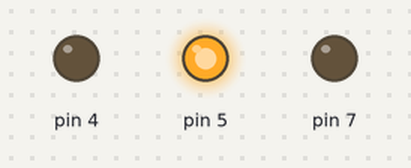
The sketch below on a simulated Arduino Uno, built with avr-gcc and run on an emulated ATmega328P. On the bench: output pins drawn as LEDs (lit = HIGH).

Above: at 0.5 s.
At 3.5 s:
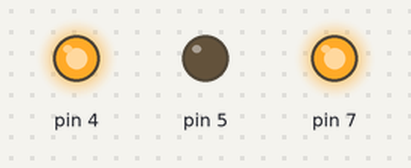
Timing chart, 0 to 4.6 s (numbered marks = the images above):
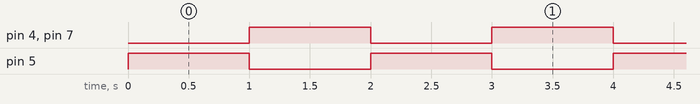

The sketch:

Hello.ino
```cpp
void setup() {
  // put your setup code here, to run once:

      // 디지털 핀(0-13번까지)를 어떤 용도로 쓸 것인가를 설정
      pinMode(5,OUTPUT);  // 신호를 AR --->>> 외부로 보내겠다고 설정

      pinMode(4, OUTPUT);
      pinMode(7, OUTPUT);
      //INPUT : 외부의 신호값을 읽어 들이겠다고 설정

}

void loop() {
  // put your main code here, to run repeatedly:

  //신호를 내보내는 명령
  digitalWrite(5, HIGH); //2진수에서 1의 값을 PIN5번에 보내라
  digitalWrite(4, LOW);
   digitalWrite(7,LOW);
  delay(1000); // 잠시 멈춤 (1초동안)
  digitalWrite(5,LOW);
  digitalWrite(4, HIGH);
  digitalWrite(7,HIGH);
  delay(1000);


}
```

Measured:
- by itself, pin 4, pin 5, pin 7: alternates HIGH for 1.0 s and LOW for 1.0 s
